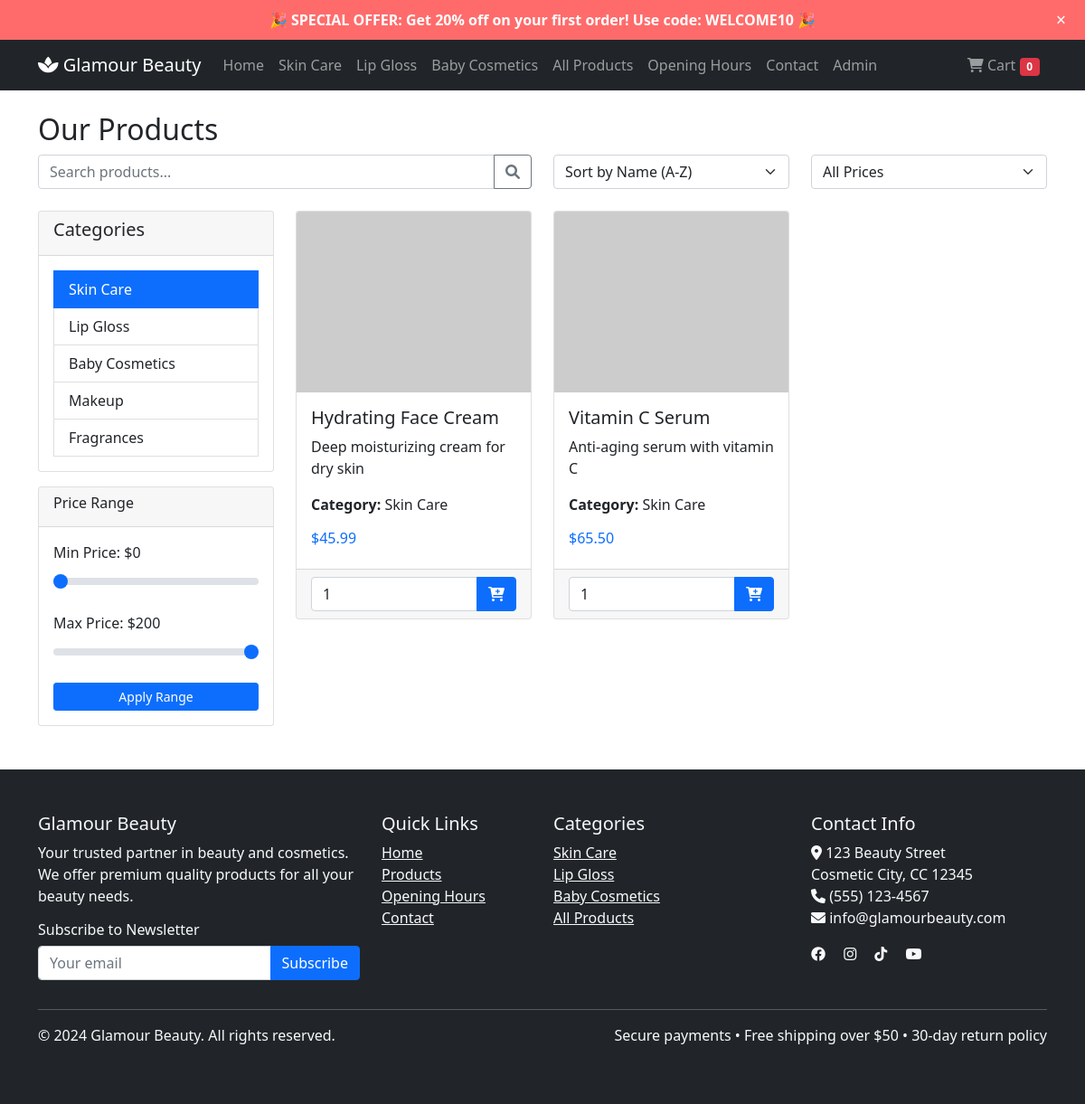
Screenshot of /products.php?category=1 with the database file from the repository.
### tables this page shows
CREATE TABLE categories (
    id INT PRIMARY KEY AUTO_INCREMENT,
    name VARCHAR(100) NOT NULL,
    description TEXT
);

CREATE TABLE products (
    id INT PRIMARY KEY AUTO_INCREMENT,
    name VARCHAR(255) NOT NULL,
    description TEXT,
    price DECIMAL(10,2) NOT NULL,
    category_id INT,
    image_url VARCHAR(500),
    stock_quantity INT DEFAULT 0,
    created_at TIMESTAMP DEFAULT CURRENT_TIMESTAMP,
    FOREIGN KEY (category_id) REFERENCES categories(id)
);

### products.php (the view, shortened to what this page needs)
<?php include 'header.php'; ?>
<div class="container mt-4">
    <h2>Our Products</h2>
    <div class="row mb-4">
        <div class="col-md-6">
            <div class="input-group">
                <input type="text" class="form-control" placeholder="Search products..." id="searchInput">
                <button class="btn btn-outline-secondary" type="button" onclick="searchProducts()">
                    <i class="fas fa-search"></i>
                </button>
            </div>
        </div>
        <div class="col-md-3">
            <select class="form-select" id="sortSelect" onchange="sortProducts()">
                <option value="name_asc">Sort by Name (A-Z)</option>
            </select>
        </div>
        <div class="col-md-3">
            <select class="form-select" id="priceFilter" onchange="filterByPrice()">
                <option value="all">All Prices</option>
            </select>
        </div>
    </div>
    <div class="row">
        <div class="col-md-3">
            <div class="card">
                <div class="card-header">
                    <h5>Categories</h5>
                </div>
                <div class="card-body">
                    <?php
                    $database = new Database();
                    $db = $database->getConnection();
                    $query = "SELECT * FROM categories";
                    $stmt = $db->prepare($query);
                    $stmt->execute();
                    while ($category = $stmt->fetch(PDO::FETCH_ASSOC)) {
                        $active = (isset($_GET['category']) && $_GET['category'] == $category['id']) ? 'active' : '';
                        echo '<a href="products.php?category=' . $category['id'] . '" class="list-group-item ' . $active . '">' . $category['name'] . '</a>';
                    }
                    ?>
                </div>
            </div>
            <div class="card mt-3">
                <div class="card-header">
                    <h6>Price Range</h6>
                </div>
                <div class="card-body">
                    <div class="mb-3">
                        <label class="form-label">Min Price: $<span id="minPriceValue">0</span></label>
                        <input type="range" class="form-range" min="0" max="200" value="0" id="minPrice">
                    </div>
                    <div class="mb-3">
                        <label class="form-label">Max Price: $<span id="maxPriceValue">200</span></label>
                        <input type="range" class="form-range" min="0" max="200" value="200" id="maxPrice">
                    </div>
                    <button class="btn btn-sm btn-primary w-100" onclick="applyPriceRange()">Apply Range</button>
                </div>
            </div>
        </div>
        <div class="col-md-9">
            <div class="row" id="productsGrid">
                <?php
                $whereClause = "";
                $params = [];
                if (isset($_GET['category']) && !empty($_GET['category'])) {
                    $whereClause = "WHERE p.category_id = ?";
                    $params[] = $_GET['category'];
                }
                $query = "SELECT p.*, c.name as category_name
                         FROM products p
                         LEFT JOIN categories c ON p.category_id = c.id
                         $whereClause
                         ORDER BY p.created_at DESC";
                $stmt = $db->prepare($query);
                $stmt->execute($params);
                if ($stmt->rowCount() > 0) {
                    while ($product = $stmt->fetch(PDO::FETCH_ASSOC)) {
                        echo '
                        <div class="col-lg-4 col-md-6 mb-4 product-card position-relative" data-price="' . $product['price'] . '" data-name="' . strtolower($product['name']) . '">
                            <div class="card h-100">
                                ' . (intval($product['stock_quantity']) <= 0 ? '<span class="stock-badge">Out of stock</span>' : '') . '
                                <img src="https://via.placeholder.com/300x200?text=' . urlencode($product['name']) . '"
                                     class="card-img-top product-image" alt="' . $product['name'] . '">
                                <div class="card-body">
                                    <h5 class="card-title">' . $product['name'] . '</h5>
                                    <p class="card-text">' . $product['description'] . '</p>
                                    <p class="card-text"><strong>Category:</strong> ' . $product['category_name'] . '</p>
                                    <h6 class="text-primary">$' . $product['price'] . '</h6>
                                </div>
                                <div class="card-footer">
                                    <form method="post" action="cart.php" class="add-to-cart-form">
                                        <input type="hidden" name="product_id" value="' . $product['id'] . '">
                                        <div class="input-group">
                                            ' . (
                                                intval($product['stock_quantity']) > 0
                                                ? '<input type="number" name="quantity" value="1" min="1" max="' . $product['stock_quantity'] . '" class="form-control">'
                                                : '<input type="number" name="quantity" value="0" min="0" class="form-control" disabled>'
                                            ) . '
                                            ' . (
                                                intval($product['stock_quantity']) > 0
                                                ? '<button type="submit" class="btn btn-primary add-to-cart-btn"><i class="fas fa-cart-plus"></i></button>'
                                                : '<button type="button" class="btn btn-secondary" disabled>Out of stock</button>'
                                            ) . '
                                        </div>
                                    </form>
                                </div>
                            </div>
                        </div>';
                    }
                } else {
                    echo '<div class="col-12"><p>No products found.</p></div>';
                }
                ?>
            </div>
        </div>
    </div>
</div>
<?php include 'footer.php'; ?>

### header.php (style rules this page uses)
.product-image { height: 200px; object-fit: cover; transition: transform 0.3s; }

### rows the page displays
categories: name "Skin Care"
categories: name "Lip Gloss"
categories: name "Baby Cosmetics"
categories: name "Makeup"
categories: name "Fragrances"
products: name "Hydrating Face Cream", description "Deep moisturizing cream for dry skin", category.name "Skin Care", price "45.99"
products: name "Vitamin C Serum", description "Anti-aging serum with vitamin C", category.name "Skin Care", price "65.50"

### other values shown
array_sum($_SESSION['cart']) "0"
